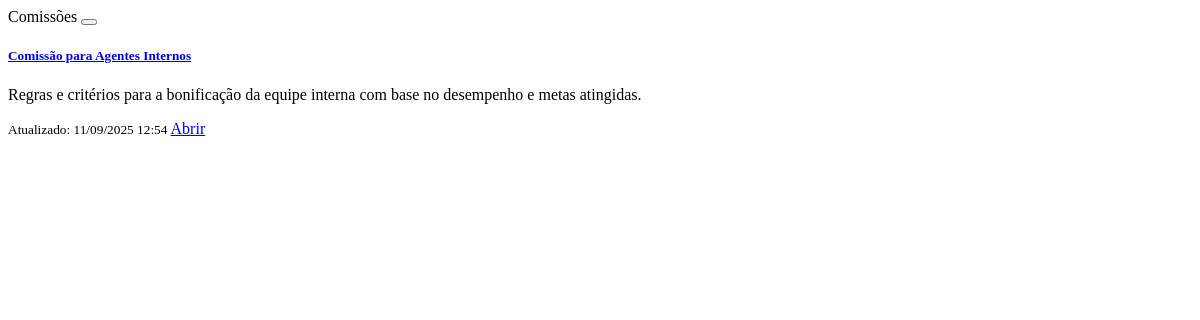
Page /buscar/ (signed in) on the earlier database version.
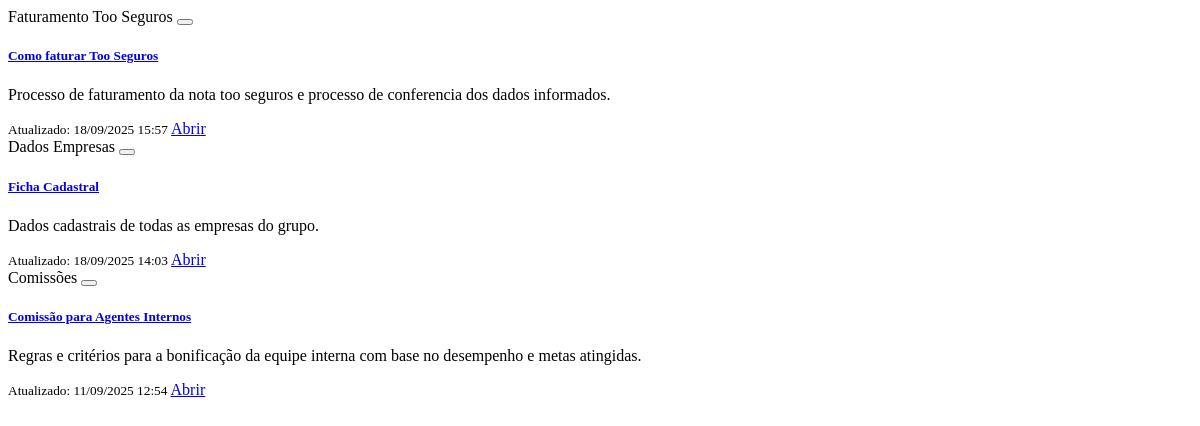
Same page on the later database version.
### knowledge/models.py (models this page shows, shortened)
class Process(models.Model):
    category = models.ForeignKey(Category, on_delete=models.PROTECT, related_name='processes')
    title = models.CharField('Título', max_length=160)
    slug = models.SlugField(unique=True)
    description = models.TextField('Descrição')
    steps_md = RichTextField('Passo a passo (Rich Text)', blank=True, null=True)
    updated_at = models.DateTimeField(auto_now=True)
    created_at = models.DateTimeField(auto_now_add=True)
    is_published = models.BooleanField(default=True)
    class Meta:
        verbose_name = 'Processo'
        verbose_name_plural = 'Processos'
        indexes = [models.Index(fields=['title', 'description'])]
        ordering = ['-updated_at']

class Category(models.Model):
    name = models.CharField(max_length=80, unique=True)
    slug = models.SlugField(unique=True)
    description = models.CharField(max_length=55, blank=True, null=True)
    class Meta:
        verbose_name = 'Categoria'
        verbose_name_plural = 'Categorias'
        ordering = ['name']

### knowledge/views.py (the view)
# urls.py: path('buscar/', views.search, name='search'),
@login_required
def search(request):
    q = request.GET.get('q', '')
    cat = request.GET.get('cat', '')
    processes = Process.objects.filter(is_published=True)
    if q:
        processes = processes.filter(
            Q(title__icontains=q) | Q(description__icontains=q) | Q(steps_md__icontains=q)
        )
    if cat:
        processes = processes.filter(category__slug=cat)
    return render(request, 'knowledge/partials/_process_cards.html', {'processes': processes[:50]})

### knowledge/templates/knowledge/partials/_process_cards.html (shortened to what this page needs)
{% for p in processes %}
<div class="col-md-6 col-xl-4">
    <div class="card card-hover h-100">
        <div class="card-body d-flex flex-column">
            <div class="d-flex justify-content-between align-items-start">
                <span class="badge text-bg-light border badge-cat">{{ p.category.name }}</span>
                {% if user.is_authenticated %}
                <button id="fav-{{ p.id }}" onclick="toggleFavorite({{ p.id }})"
                    class="btn btn-sm {% if p.id in favorites_ids %}btn-warning{% else %}btn-outline-warning{% endif %}"></button>
                {% endif %}
            </div>
            <h5 class="mt-2"><a class="text-decoration-none" href="{% url 'knowledge:process_detail' p.slug %}">{{ p.title }}</a></h5>
            <p class="text-muted small flex-grow-1">{{ p.description|truncatewords:24 }}</p>
            <div class="d-flex justify-content-between align-items-center mt-2">
                <small class="text-muted">Atualizado: {{ p.updated_at|date:'d/m/Y H:i' }}</small>
                <a class="btn btn-sm btn-outline-primary" href="{% url 'knowledge:process_detail' p.slug %}">Abrir</a>
            </div>
        </div>
    </div>
</div>
{% empty %}
<div class="col-12 text-center text-muted py-5">Nenhum processo encontrado.</div>
{% endfor %}

Differences in the rows shown:
added Process: category.name "Faturamento Too Seguros", title "Como faturar Too Seguros", description "Processo de faturamento da nota too seguros e processo de conferencia dos dados informados.", updated_at "18/09/2025 15:57"
added Process: category.name "Dados Empresas", title "Ficha Cadastral", description "Dados cadastrais de todas as empresas do grupo.", updated_at "18/09/2025 14:03"
